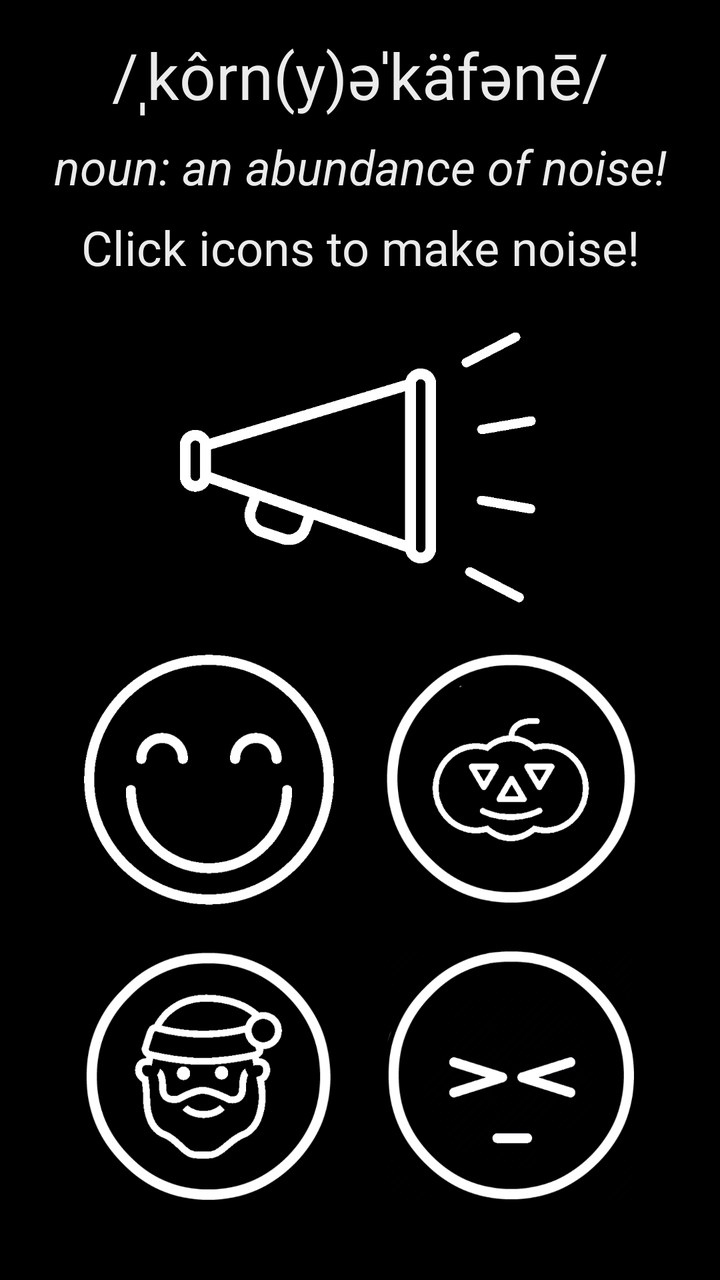
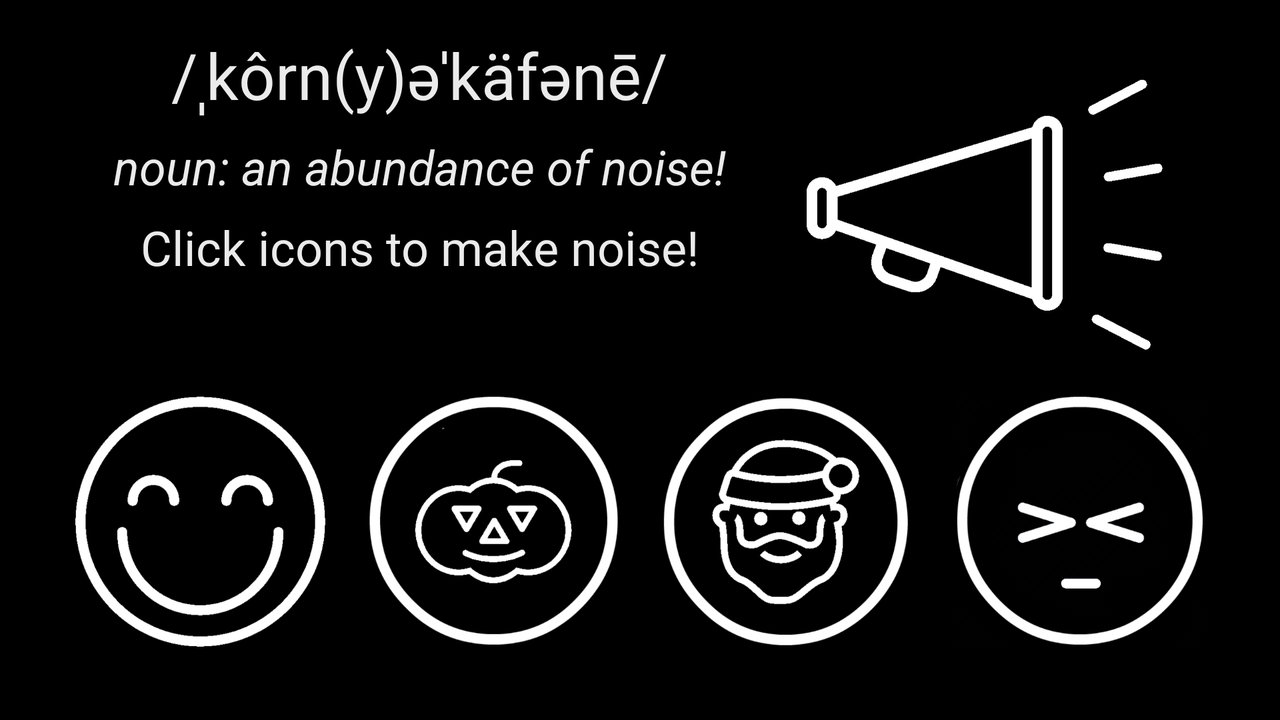

The same Android screen from two of the app's own layout files: first res/layout/ as a phone draws it, then the repository's variant for another configuration, drawn on a device whose configuration selects that folder. Both files follow.
<!-- AndroidManifest.xml: application theme AppTheme -->
<!-- res/layout/activity_main.xml -->
<?xml version="1.0" encoding="utf-8"?>
<android.support.constraint.ConstraintLayout xmlns:android="http://schemas.android.com/apk/res/android"
    xmlns:app="http://schemas.android.com/apk/res-auto"
    android:layout_width="match_parent"
    android:layout_height="match_parent"
    android:padding="@dimen/padding_standard">

    <TextView
        android:id="@+id/app_pronounce"
        style="@style/textview_standard"
        android:text="@string/app_pronounce"
        android:textSize="@dimen/text_large"
        app:layout_constraintEnd_toEndOf="parent"
        app:layout_constraintStart_toStartOf="parent"
        app:layout_constraintTop_toTopOf="parent" />

    <TextView
        android:id="@+id/app_slogan"
        style="@style/textview_standard_italic"
        android:layout_marginTop="@dimen/margin_small"
        android:text="@string/noun_abundance_noise"
        app:layout_constraintEnd_toEndOf="parent"
        app:layout_constraintStart_toStartOf="parent"
        app:layout_constraintTop_toBottomOf="@+id/app_pronounce" />

    <TextView
        android:id="@+id/choose_your_noise"
        style="@style/textview_standard"
        android:layout_marginTop="@dimen/margin_small"
        android:text="@string/select_noises"
        app:layout_constraintEnd_toEndOf="parent"
        app:layout_constraintStart_toStartOf="parent"
        app:layout_constraintTop_toBottomOf="@+id/app_slogan" />

    <Button
        android:id="@+id/button_cornucophony"
        style="@style/button_standard"
        android:background="@drawable/cornucophony"
        app:layout_constraintBottom_toTopOf="@+id/button_fun"
        app:layout_constraintEnd_toEndOf="parent"
        app:layout_constraintStart_toStartOf="parent"
        app:layout_constraintTop_toBottomOf="@+id/choose_your_noise" />

    <Button
        android:id="@+id/button_fun"
        style="@style/button_standard"
        android:background="@drawable/fun"
        app:layout_constraintBottom_toTopOf="@+id/button_holiday"
        app:layout_constraintEnd_toStartOf="@+id/button_scary"
        app:layout_constraintStart_toStartOf="parent"
        app:layout_constraintTop_toBottomOf="@+id/button_cornucophony" />

    <Button
        android:id="@+id/button_scary"
        style="@style/button_standard"
        android:background="@drawable/scary"
        app:layout_constraintBottom_toTopOf="@+id/button_body"
        app:layout_constraintEnd_toEndOf="parent"
        app:layout_constraintStart_toEndOf="@+id/button_fun"
        app:layout_constraintTop_toBottomOf="@+id/button_cornucophony" />

    <Button
        android:id="@+id/button_holiday"
        style="@style/button_standard"
        android:background="@drawable/holiday"
        app:layout_constraintBottom_toBottomOf="parent"
        app:layout_constraintEnd_toStartOf="@+id/button_body"
        app:layout_constraintStart_toStartOf="parent"
        app:layout_constraintTop_toBottomOf="@+id/button_fun" />

    <Button
        android:id="@+id/button_body"
        style="@style/button_standard"
        android:background="@drawable/body"
        app:layout_constraintBottom_toBottomOf="parent"
        app:layout_constraintEnd_toEndOf="parent"
        app:layout_constraintStart_toEndOf="@+id/button_holiday"
        app:layout_constraintTop_toBottomOf="@+id/button_scary" />

</android.support.constraint.ConstraintLayout>
<!-- resources referenced by this layout -->
<resources>
  <dimen name="margin_small">8dp</dimen>
  <dimen name="padding_standard">16dp</dimen>
  <dimen name="text_large">32sp</dimen>
  <!-- drawable body: png bitmap (drawable-hdpi, 15081 bytes) -->
  <!-- drawable cornucophony: png bitmap (drawable-hdpi, 6221 bytes) -->
  <!-- drawable fun: png bitmap (drawable-hdpi, 12125 bytes) -->
  <!-- drawable holiday: png bitmap (drawable-hdpi, 10708 bytes) -->
  <!-- drawable scary: png bitmap (drawable-hdpi, 13861 bytes) -->
  <string name="app_pronounce">/ˌkôrn(y)əˈkäfənē/</string>
  <string name="noun_abundance_noise">noun: an abundance of noise!</string>
  <string name="select_noises">Click icons to make noise!</string>
  <style name="button_standard">
          <item name="android:layout_width">wrap_content</item>
          <item name="android:layout_height">wrap_content</item>
          <item name="android:layout_gravity">center_vertical</item>
      </style>
  <style name="textview_standard">
          <item name="android:layout_width">match_parent</item>
          <item name="android:layout_height">wrap_content</item>
          <item name="android:gravity">center</item>
          <item name="android:textSize">@dimen/text_standard</item>
      </style>
  <style name="textview_standard_italic" parent="textview_standard">
          <item name="android:textStyle">italic</item>
      </style>
  <style name="AppTheme" parent="Theme.AppCompat.Light.DarkActionBar">
          
          <item name="colorPrimary">@color/colorPrimary</item>
          <item name="colorPrimaryDark">@color/colorPrimaryDark</item>
          <item name="colorAccent">@color/colorAccent</item>
          <item name="android:colorBackground">@color/colorPrimaryDark</item>
          <item name="android:textColor">@color/colorPrimaryLight</item>
      </style>
  <dimen name="text_standard">24sp</dimen>
  <color name="colorPrimary">#f80601</color>
  <color name="colorPrimaryDark">#000000</color>
  <color name="colorAccent">#f80601</color>
  <color name="colorPrimaryLight">#ebebeb</color>
</resources>
<!-- res/layout-land/activity_main.xml (the repository's variant of the layout above) -->
<!-- drawn on the phone turned sideways -->
<?xml version="1.0" encoding="utf-8"?>
<android.support.constraint.ConstraintLayout xmlns:android="http://schemas.android.com/apk/res/android"
    xmlns:app="http://schemas.android.com/apk/res-auto"
    android:layout_width="match_parent"
    android:layout_height="match_parent"
    android:padding="@dimen/padding_standard">

    <TextView
        android:id="@+id/app_pronounce"
        style="@style/textview_standard_land"
        android:text="@string/app_pronounce"
        android:textSize="@dimen/text_large"
        app:layout_constraintEnd_toStartOf="@+id/button_cornucophony"
        app:layout_constraintStart_toStartOf="parent"
        app:layout_constraintTop_toTopOf="parent" />

    <TextView
        android:id="@+id/app_slogan"
        style="@style/textview_standard_land_italic"
        android:layout_marginTop="@dimen/margin_small"
        android:text="@string/noun_abundance_noise"
        app:layout_constraintEnd_toEndOf="@+id/app_pronounce"
        app:layout_constraintStart_toStartOf="@+id/app_pronounce"
        app:layout_constraintTop_toBottomOf="@+id/app_pronounce" />

    <TextView
        android:id="@+id/choose_your_noise"
        style="@style/textview_standard_land"
        android:layout_marginTop="@dimen/margin_small"
        android:text="@string/select_noises"
        app:layout_constraintEnd_toEndOf="@+id/app_slogan"
        app:layout_constraintStart_toStartOf="@+id/app_slogan"
        app:layout_constraintTop_toBottomOf="@+id/app_slogan" />

    <Button
        android:id="@+id/button_cornucophony"
        style="@style/button_standard"
        android:background="@drawable/cornucophony"
        app:layout_constraintBottom_toTopOf="@+id/button_holiday"
        app:layout_constraintEnd_toEndOf="parent"
        app:layout_constraintStart_toEndOf="@+id/app_slogan"
        app:layout_constraintTop_toTopOf="parent" />

    <Button
        android:id="@+id/button_fun"
        style="@style/button_standard"
        android:background="@drawable/fun"
        app:layout_constraintBottom_toBottomOf="parent"
        app:layout_constraintEnd_toStartOf="@+id/button_scary"
        app:layout_constraintStart_toStartOf="parent"
        app:layout_constraintTop_toBottomOf="@+id/button_cornucophony" />

    <Button
        android:id="@+id/button_scary"
        style="@style/button_standard"
        android:background="@drawable/scary"
        app:layout_constraintBottom_toBottomOf="parent"
        app:layout_constraintEnd_toStartOf="@+id/button_holiday"
        app:layout_constraintStart_toEndOf="@+id/button_fun"
        app:layout_constraintTop_toBottomOf="@+id/button_cornucophony" />

    <Button
        android:id="@+id/button_holiday"
        style="@style/button_standard"
        android:background="@drawable/holiday"
        app:layout_constraintBottom_toBottomOf="parent"
        app:layout_constraintEnd_toStartOf="@+id/button_body"
        app:layout_constraintStart_toEndOf="@+id/button_scary"
        app:layout_constraintTop_toBottomOf="@+id/button_cornucophony" />

    <Button
        android:id="@+id/button_body"
        style="@style/button_standard"
        android:background="@drawable/body"
        app:layout_constraintBottom_toBottomOf="parent"
        app:layout_constraintEnd_toEndOf="parent"
        app:layout_constraintStart_toEndOf="@+id/button_holiday"
        app:layout_constraintTop_toBottomOf="@+id/button_cornucophony" />

</android.support.constraint.ConstraintLayout>
<!-- resources referenced by the variant -->
<!-- as the phone turned sideways resolves them -->
<resources>
  <dimen name="margin_small">8dp</dimen>
  <dimen name="padding_standard">16dp</dimen>
  <dimen name="text_large">32sp</dimen>
  <!-- drawable body: png bitmap (drawable-hdpi, 15081 bytes) -->
  <!-- drawable cornucophony: png bitmap (drawable-hdpi, 6221 bytes) -->
  <!-- drawable fun: png bitmap (drawable-hdpi, 12125 bytes) -->
  <!-- drawable holiday: png bitmap (drawable-hdpi, 10708 bytes) -->
  <!-- drawable scary: png bitmap (drawable-hdpi, 13861 bytes) -->
  <string name="app_pronounce">/ˌkôrn(y)əˈkäfənē/</string>
  <string name="noun_abundance_noise">noun: an abundance of noise!</string>
  <string name="select_noises">Click icons to make noise!</string>
  <style name="button_standard">
          <item name="android:layout_width">wrap_content</item>
          <item name="android:layout_height">wrap_content</item>
          <item name="android:layout_gravity">center_vertical</item>
      </style>
  <style name="textview_standard_land" parent="textview_standard">
          <item name="android:layout_width">wrap_content</item>
      </style>
  <style name="textview_standard_land_italic" parent="textview_standard_land">
          <item name="android:textStyle">italic</item>
      </style>
  <style name="AppTheme" parent="Theme.AppCompat.Light.DarkActionBar">
          
          <item name="colorPrimary">@color/colorPrimary</item>
          <item name="colorPrimaryDark">@color/colorPrimaryDark</item>
          <item name="colorAccent">@color/colorAccent</item>
          <item name="android:colorBackground">@color/colorPrimaryDark</item>
          <item name="android:textColor">@color/colorPrimaryLight</item>
      </style>
  <style name="textview_standard">
          <item name="android:layout_width">match_parent</item>
          <item name="android:layout_height">wrap_content</item>
          <item name="android:gravity">center</item>
          <item name="android:textSize">@dimen/text_standard</item>
      </style>
  <color name="colorPrimary">#f80601</color>
  <color name="colorPrimaryDark">#000000</color>
  <color name="colorAccent">#f80601</color>
  <color name="colorPrimaryLight">#ebebeb</color>
  <dimen name="text_standard">24sp</dimen>
</resources>
